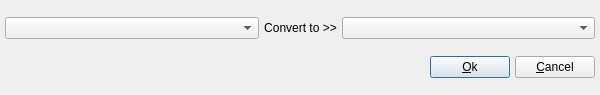
<?xml version="1.0" encoding="UTF-8"?>
<ui version="4.0">
    <class>dlg_converter</class>
    <widget class="QDialog" name="dlg_converter">
        <property name="geometry">
            <rect>
                <x>0</x>
                <y>0</y>
                <width>600</width>
                <height>95</height>
            </rect>
        </property>
        <property name="minimumSize">
            <size>
                <width>600</width>
                <height>95</height>
            </size>
        </property>
        <property name="maximumSize">
            <size>
                <width>16777215</width>
                <height>95</height>
            </size>
        </property>
        <property name="windowTitle">
            <string>Dialog</string>
        </property>
        <property name="modal">
            <bool>true</bool>
        </property>
        <layout class="QVBoxLayout" name="dlg_v_layout">
            <property name="spacing">
                <number>5</number>
            </property>
            <property name="leftMargin">
                <number>5</number>
            </property>
            <property name="topMargin">
                <number>5</number>
            </property>
            <property name="rightMargin">
                <number>5</number>
            </property>
            <property name="bottomMargin">
                <number>5</number>
            </property>
            <item>
                <layout class="QHBoxLayout" name="hl_convert_options_layout" stretch="1,0,1">
                    <property name="spacing">
                        <number>5</number>
                    </property>
                    <item>
                        <widget class="QComboBox" name="cb_old_values">
                            <property name="toolTip">
                                <string>Old value.</string>
                            </property>
                            <property name="statusTip">
                                <string>Old value.</string>
                            </property>
                            <property name="whatsThis">
                                <string>Old value.</string>
                            </property>
                            <property name="currentText">
                                <string/>
                            </property>
                            <property name="insertPolicy">
                                <enum>QComboBox::InsertAlphabetically</enum>
                            </property>
                        </widget>
                    </item>
                    <item>
                        <widget class="QLabel" name="lbl_to">
                            <property name="text">
                                <string>Convert to &gt;&gt;</string>
                            </property>
                            <property name="alignment">
                                <set>Qt::AlignCenter</set>
                            </property>
                        </widget>
                    </item>
                    <item>
                        <widget class="QComboBox" name="cb_new_values">
                            <property name="toolTip">
                                <string>New value.</string>
                            </property>
                            <property name="statusTip">
                                <string>New value.</string>
                            </property>
                            <property name="whatsThis">
                                <string>New value.</string>
                            </property>
                            <property name="insertPolicy">
                                <enum>QComboBox::InsertAlphabetically</enum>
                            </property>
                        </widget>
                    </item>
                </layout>
            </item>
            <item>
                <layout class="QHBoxLayout" name="hl_buttons" stretch="1,0,0">
                    <property name="spacing">
                        <number>5</number>
                    </property>
                    <item>
                        <spacer name="horizontalSpacer">
                            <property name="orientation">
                                <enum>Qt::Horizontal</enum>
                            </property>
                            <property name="sizeHint" stdset="0">
                                <size>
                                    <width>40</width>
                                    <height>20</height>
                                </size>
                            </property>
                        </spacer>
                    </item>
                    <item>
                        <widget class="QPushButton" name="btn_ok">
                            <property name="text">
                                <string>&amp;Ok</string>
                            </property>
                            <property name="shortcut">
                                <string>Alt+O</string>
                            </property>
                        </widget>
                    </item>
                    <item>
                        <widget class="QPushButton" name="btn_cancel">
                            <property name="text">
                                <string>&amp;Cancel</string>
                            </property>
                            <property name="shortcut">
                                <string>Esc</string>
                            </property>
                        </widget>
                    </item>
                </layout>
            </item>
        </layout>
    </widget>
    <resources/>
    <connections/>
</ui>
